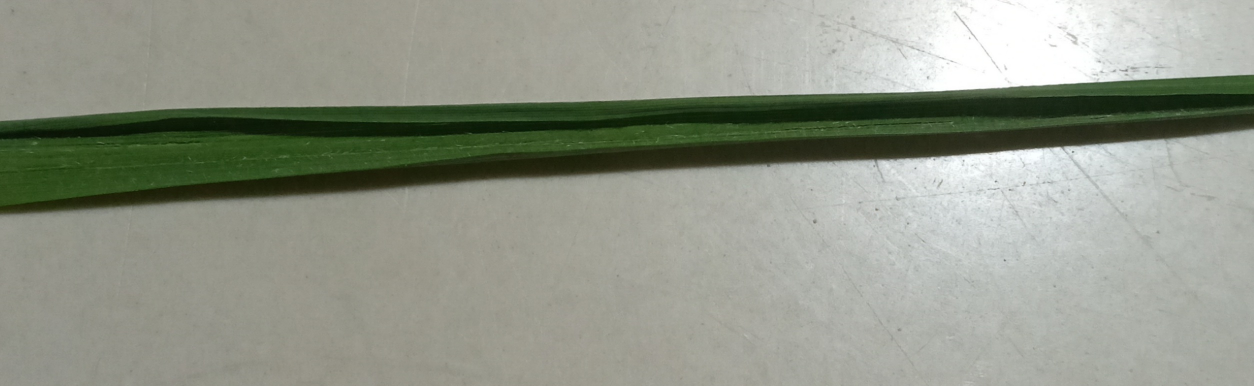
#> input picture RiceImages/20221019_185702.jpg, 2507 x 772 px, given as the content of the folder NewRiceImages/train/rice_leaf_healthy, which was not available (shown at 1/2 size)
$ python main.py
#> lines starting #> are read from the running program, lines starting #| are printed output that depends on the picture
#!/usr/bin/env python

from pprint import pprint
from PIL import Image
import os

"""
this is a simple snippet code
"""

def resizing_images() -> None:
    list_images = os.listdir("RiceImages")
    new_path = "NewRiceImages"
    for position, file in enumerate(list_images):
        img = Image.open(os.path.join("RiceImages", file))
        new_img = img.resize((64,64))

        new_img.save(f"{new_path}/rice_leave.{position}.png")


def set_location_images(name_dir: str, iteration_num: int) -> None:
    new_name = f"rice_leaf_{name_dir}"
    list_images = os.listdir(f"NewRiceImages/rice_leaf_{name_dir}/")

    for position, file in enumerate(list_images):
        img = Image.open(os.path.join(f"NewRiceImages/rice_leaf_{name_dir}/", file))
        img.save(f"NewRiceImages/train/rice_leaf_{name_dir}.{position}.png")

def main():


    try:
        print("intiializing with the path of the train")

        list_images_train_healthy = os.listdir("NewRiceImages/train/rice_leaf_healthy")
        list_images_train_yellow = os.listdir("NewRiceImages/train/rice_leaf_yellow")


        list_images_test_healthy = os.listdir("NewRiceImages/test/rice_leaf_healthy")
        list_images_test_yellow = os.listdir("NewRiceImages/test/rice_leaf_yellow")


        # healthy
        for pos, file in enumerate(list_images_train_healthy):
            img = Image.open(os.path.join("NewRiceImages/train/rice_leaf_healthy", file))
#> img is the input picture: PIL image 2507x772 RGB; mean R, G, B 145.6, 150.1, 137.1
            new_img = img.resize((224,224))
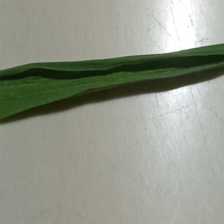
#> new_img: PIL image 224x224 RGB; mean R, G, B 145.6, 150.1, 137.1
            new_img.save(f"LastRiceImages/train/rice_leaf_healthy/rice_leaf_healthy.{pos}.png")


        # yellow
        for pos, file in enumerate(list_images_train_yellow):
            img = Image.open(os.path.join("NewRiceImages/train/rice_leaf_yellow", file))
            new_img = img.resize((224,224))
            new_img.save(f"LastRiceImages/train/rice_leaf_yellow/rice_leaf_yellow.{pos}.png")


        # test healthy
        for pos, file in enumerate(list_images_test_healthy):
            img = Image.open(os.path.join("NewRiceImages/test/rice_leaf_healthy", file))
            new_img = img.resize((224,224))
            new_img.save(f"LastRiceImages/test/rice_leaf_healthy/rice_leaf_healthy.{pos}.png")


        # test yellow
        for pos, file in enumerate(list_images_test_yellow):
            img = Image.open(os.path.join("NewRiceImages/test/rice_leaf_yellow", file))
            new_img = img.resize((224,224))
            new_img.save(f"LastRiceImages/test/rice_leaf_yellow/rice_leaf_yellow.{pos}.png")


        print("intiializing with the path of the test")
    except Exception as e:
        print(str(e))
        exit(1)
    except KeyboardInterrupt:
        print("Exiting...")
        exit(0)


if __name__ == "__main__":
    main()

$ run again, on RiceImages/20221019_185811.jpg
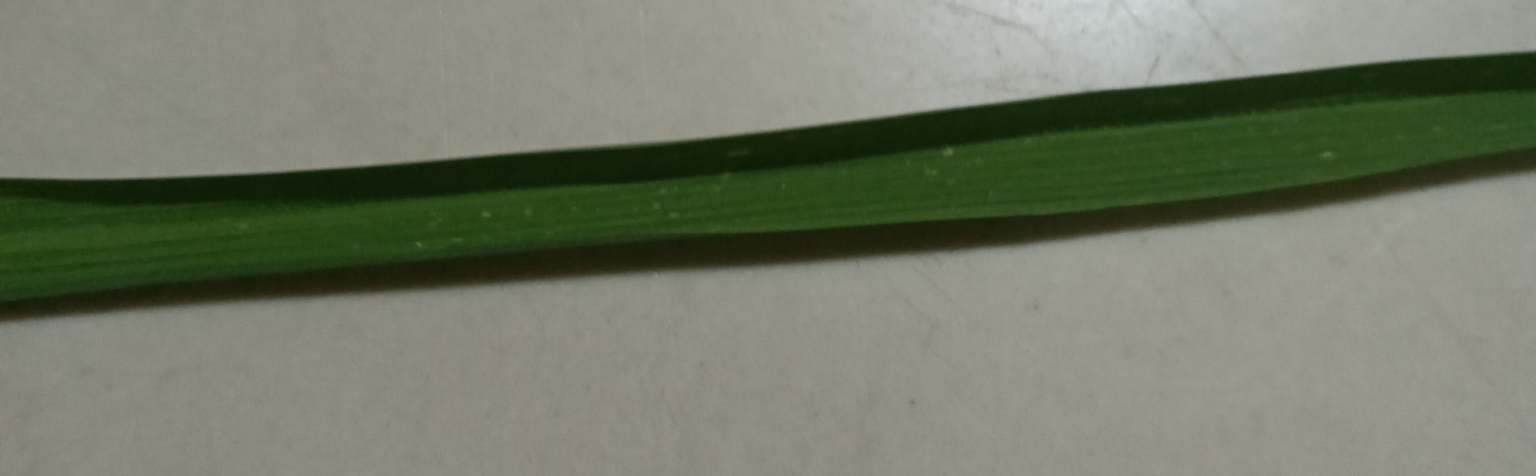
#> input picture RiceImages/20221019_185811.jpg, 3072 x 951 px, given as the content of the folder NewRiceImages/train/rice_leaf_healthy, which was not available (shown at 1/2 size)
#> in main, img is the input picture: PIL image 3072x951 RGB; mean R, G, B 115.8, 121, 103.5
#> in main, `new_img = img.resize((224,224))`:
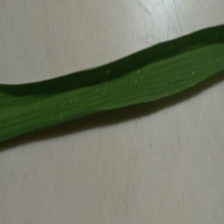
#> new_img: PIL image 224x224 RGB; mean R, G, B 115.8, 121, 103.5

$ run again, on RiceImages/20221019_185816.jpg
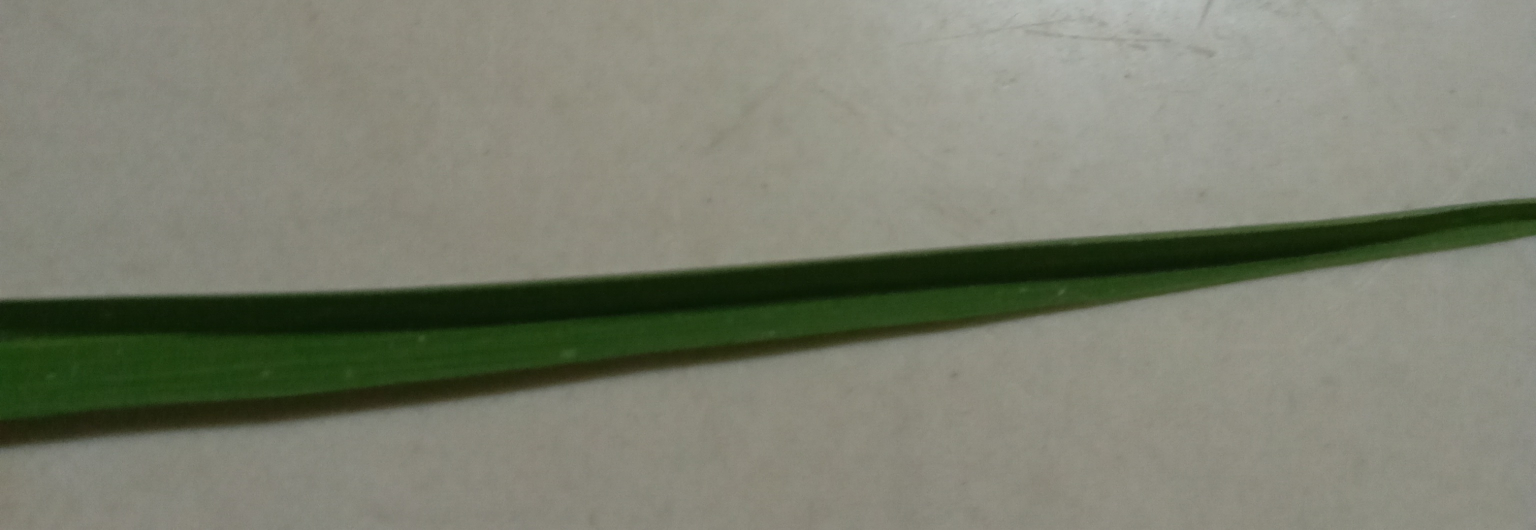
#> input picture RiceImages/20221019_185816.jpg, 3072 x 1059 px, given as the content of the folder NewRiceImages/train/rice_leaf_healthy, which was not available (shown at 1/2 size)
#> in main, img is the input picture: PIL image 3072x1059 RGB; mean R, G, B 123.9, 126.7, 111.5
#> in main, `new_img = img.resize((224,224))`:
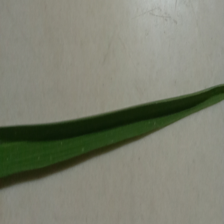
#> new_img: PIL image 224x224 RGB; mean R, G, B 123.9, 126.7, 111.5

$ run again, on RiceImages/20221019_185839.jpg
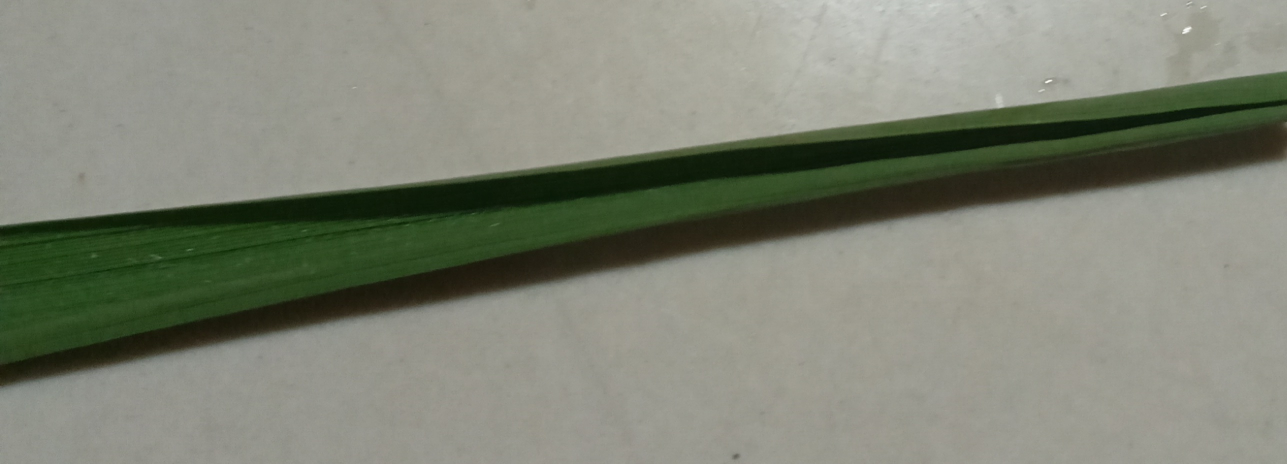
#> input picture RiceImages/20221019_185839.jpg, 2574 x 927 px, given as the content of the folder NewRiceImages/train/rice_leaf_healthy, which was not available (shown at 1/2 size)
#> in main, img is the input picture: PIL image 2574x927 RGB; mean R, G, B 127.7, 131.5, 117.2
#> in main, `new_img = img.resize((224,224))`:
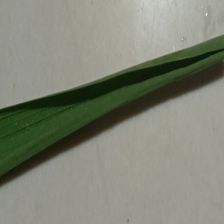
#> new_img: PIL image 224x224 RGB; mean R, G, B 127.7, 131.5, 117.2
